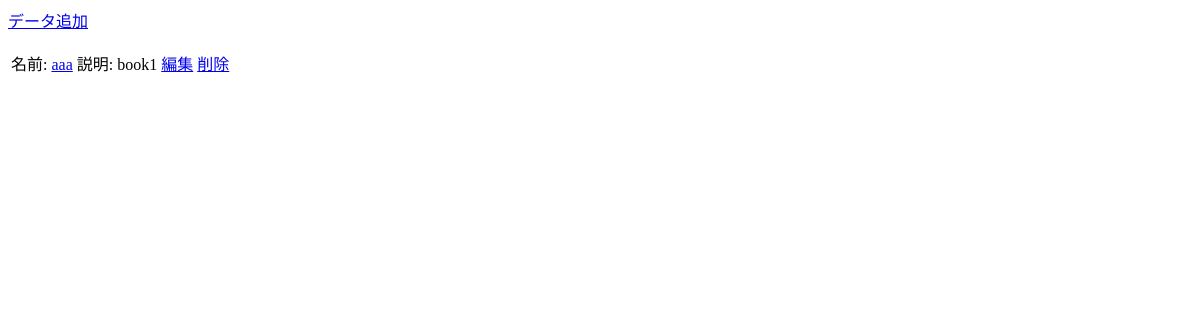
/store/list_books, run on an earlier commit of the app's database.
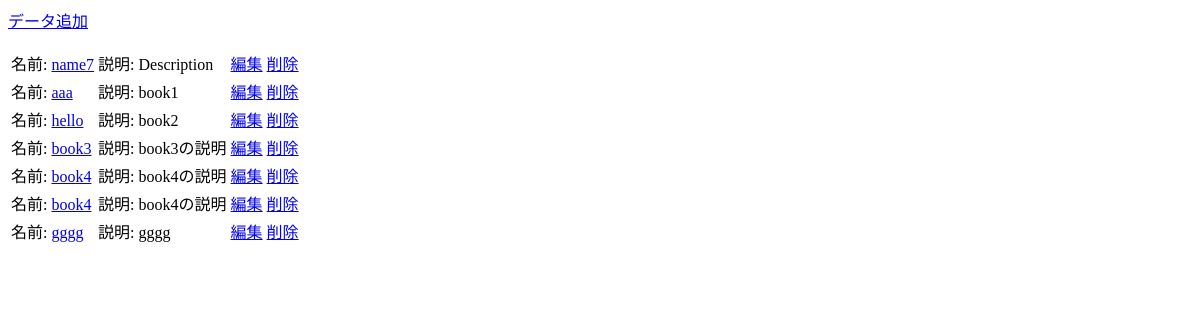
And on a later commit of the database.
### store/models.py (models this page shows)
class BaseModel(models.Model):
    create_at = models.DateField()
    update_at = models.DateField()
    class Meta:
        abstract = True

class Books(BaseModel):
    name = models.CharField(max_length=255)
    description = models.CharField(max_length=1000)
    price = models.IntegerField()
    class Meta:
        db_table = 'books'
    def get_absolute_url(self):
        return reverse_lazy('store:detail_book', kwargs={'pk': self.pk})

### store/views.py (the view)
# urls.py: path('list_books', BookListView.as_view(), name='list_books'),
class BookListView(ListView):
    model = Books
    template_name = 'book_list.html'
    def get_queryset(self):
        qs = super(BookListView, self).get_queryset()
        if 'name' in self.kwargs:
            qs = qs.filter(name__startswith=self.kwargs['name'])
        qs = qs.order_by('description')
        return qs

### templates/book_list.html (shortened to what this page needs)
<p><a href="{% url 'store:add_book' %}">データ追加</a></p>
<table>
    <tbody>
    {% for object in object_list %}
    <tr>
        <td>名前: <a href="{{ object.get_absolute_url }}">{{ object.name }}</a></td>
        <td>説明: {{ object.description }}</td>
        <td><a href="{% url 'store:edit_book' object.id %}">編集</a></td>
        <td><a href="{% url 'store:delete_book' object.id %}">削除</a></td>
        <td>
        </td>
    </tr>
    {% endfor %}
    </tbody>

What changed in the data, as far as the page shows it:
added Books: name "name7", description "Description"
added Books: name "hello", description "book2"
added Books: name "book3", description "book3の説明"
added Books: name "book4", description "book4の説明"
added Books: name "book4", description "book4の説明"
added Books: name "gggg", description "gggg"
